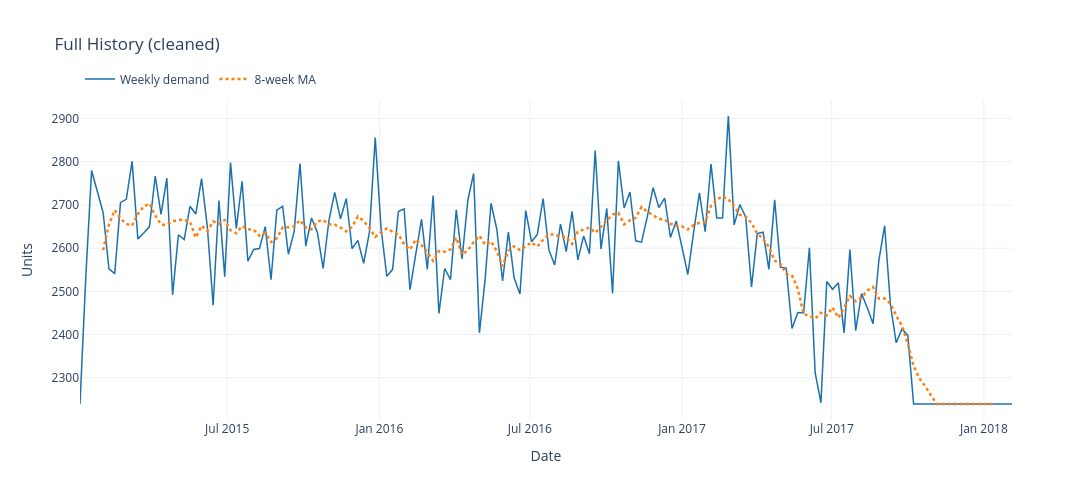

Notebook code cell kept with this figure:
### Markdown cell above
## EDA

### Code cell
eda = ExploratoryAnalysis(weekly_clean)
trend_info = eda.analyze_trends()

print(f"Trend direction  : {trend_info['direction']}")
print(f"Slope            : {trend_info['slope']:.2f} units/week")
print(f"R^2              : {trend_info['r_squared']:.3f}")
print(f"p-value          : {trend_info['p_value']:.4f}")
print(f"Total change     : {trend_info['pct_change']:+.1f}%  ({trend_info['first_value']:.0f} - {trend_info['last_value']:.0f})")
print(f"Stationary       : {trend_info['is_stationary']}")

fig = plot_time_series(weekly_clean, title='Full History (cleaned)')
fig.show()

### Figure 1 — Plotly figure (JSON) as saved in the notebook; plotly's stock layout.template omitted (floating-point values rounded to 4 significant figures; data arrays with more than 128 entries replaced by an {"elided": "..."} marker saying what was removed)
{"data": [{"line": {"color": "#1b71ae", "width": 1.5}, "mode": "lines", "name": "Weekly demand", "type": "scatter", "x": {"elided": "162 str values"}, "y": {"elided": "162 float values"}}, {"line": {"color": "#ff7f0e", "dash": "dot", "width": 2.5}, "mode": "lines", "name": "8-week MA", "type": "scatter", "x": {"elided": "162 str values"}, "y": {"elided": "162 float values"}}], "layout": {"height": 500, "hovermode": "x unified", "legend": {"orientation": "h", "y": 1.02, "yanchor": "bottom"}, "title": {"text": "Full History (cleaned)"}, "width": 1100, "xaxis": {"title": {"text": "Date"}}, "yaxis": {"title": {"text": "Units"}}}}
